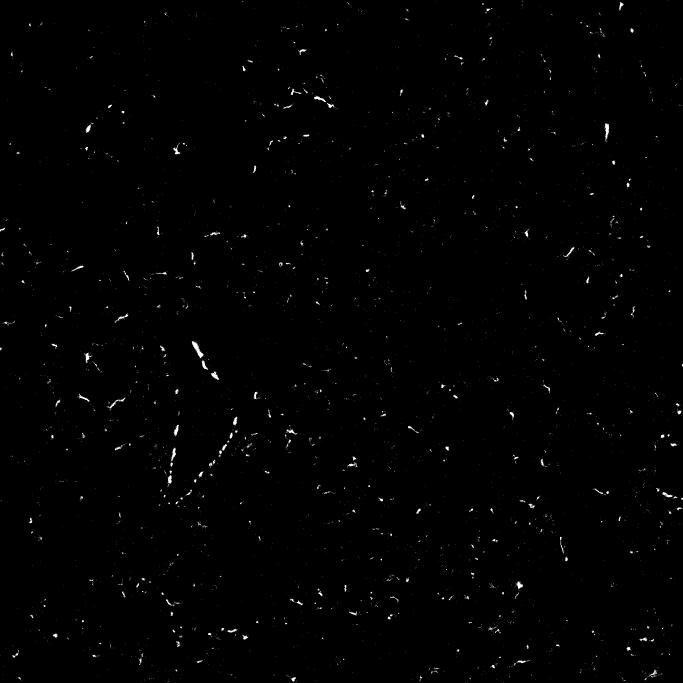
#> input picture data/MASK_Sk658 Llobe ch010017.jpg, 2048 x 2048 px, found by its file name (shown at 1/3 size)
$ jupyter execute --allow-errors Final_Module2_LakshyaRaman.ipynb
#> lines starting #> are read from the running program, lines starting #| are printed output that depends on the picture; after the words box and inside, x2 and y2 are one past the last pixel; in counts of white or black regions, pixels touching at a corner belong together
## Module_2: *Lung Fibrosis*

## Team Members:
*Molly Kessenich, Lakshya Raman*

## Project Title:
*Predicting Lung Fibrosis at Biopsy Depths*

## Project Goal:
This project aims to investigate the variation in fibrosis extent throughout the depth of a fibrotic lung and use interpolation to predict the amount of fibrosis at a specific depth into the lung. The goal is to develop an image analysis pipeline that predicts the extent of fibrosis in the lung at various biopsy depths from the top of the lung to create a lung biopsy device.*

## Disease Background:
* Prevalence & incidence
    * Prevalence:
        * Idiopathic Pulmonary Fibrosis (IPF) prevalence is higher in older individuals.
        * US estimates of prevalence = around 14 to 42.7 per 100,000 people.
        *  Prevalence is rising globally - some regions show higher rates
            * North America (24.0-29.8 per 100,000)
            * South Korea (4.51 per 10,000 or 45.1 per 100,000).
    * Incidence:
        * US estimates of annual incidence of IPF = between 6.8 and 16.3 per 100,000 people.
        * IPF incidence is increasing globally.

* Risk factors (genetic, lifestyle)
    * Genetic:
        * Family history of pulmonary fibrosis (PF) or interstitial lung diseases (ILDs)
        * MUC5B Gene = a specific genetic variant (rs35705950) in this gene is a risk factor linked to both familial and idiopathic PF
        * Mutations in genes that maintain telomeres (e.g., TERT, TERC, PARN, and RTEL1) can lead to the shortening of telomeres and increase the risk.
    * Lifestyle:
        * Smoking
        * Occupational dusts (metal, wood, silica, agricultural)
        * Air pollution
        * Inhaling substances such as environmental irritants like mold spores, bacteria, or animal proteins

* Symptoms
    * Lung scarring leads to difficulty breathing and shortness of breath
    * Dry, persistent hacking/barking cough: over the counter drugs do not help
    * Fatigue
    * Chest pain
    * Thickening/rounding of the fingertips or toes or clubbing.
    * Weight loss due to difficulty breathing and decreased appetite.
    * Cyanosis (a blueish tint to the skin/lips): the lungs cannot adequately oxygenate the blood.
    * Joint pain and muscle weakness

* Standard of care treatment(s)
    * Diagnosis (a combination of these tests is used)
        * Chest X-rays can provide imagery/insight on potential scar tissue buildup
        * CT Scan- a type of scan that can create 3D structures by merging multiple image angles, useful to determine the extent of lung damage
        * Echocardiogram- uses sound waves to assess the heart, can also provide insight on the pressure of arteries around the heart and to the lung
        * Lung function tests
            * Spirometry test- breathe out into a tube, measures max air capacity of lung
            * Lung volume test- measures air capacity of lung functionally (while breathing in and out)
            * Lung diffusion test- measures oxygen/carbon dioxide exchange between lungs and blood
            * Pulse oximetry- measures oxygen saturation in blood
            * Exercise stress test- heart and lung function are measured during states of activity
            * Arterial blood gas test- a sample of blood is measured for carbon dioxide and oxygen levels
        * Tissue Biopsy- removes a lung tissue sample between the ribs in a minimally invasive surgery and is definitive, tested for IPF
    * Treatment
        * medications to slow progression
            * pirfenidone (Esbriet)
                * inhibits the production of growth factors (Transforming Growth Factor-beta (TGF-beta) and Tumor Necrosis Factor-alpha (TNF-alpha)) and collagen
            * nintedanib (Ofev)
                * inhibits many growth factors: latelet-derived growth factor receptor (PDGFR), fibroblast growth factor receptor (FGFR), and vascular endothelial growth factor receptor (VEGFR)
        * Oxygen therapy to reduce shortness of breath
        * Pulmonary rehabilitation program to teach you to manage your disease
        * Lung Transplant for extreme cases

* Biological mechanisms (anatomy, organ physiology, cell & molecular physiology)
    * When the regulation between fibroblast proliferation and apoptosis is shifted toward less apoptosis or more fibroblast proliferation, there are more ECM producers.
    * When the balance/regulation between ECM turnover and deposition is shifted with less breakdown of ECM, there is more ECM (excess)
    * Altered mesenchymal cells and and alveolar epithelial cell injury --> accumulation of ECM and remodeling of lung architecture
        * More specifically, Altered lung mesenchymal cells and alveolar epithelial cell injury --> accumulation of ECM
    * 3 different processes
        * Cytokine specific Acute and chronic inflammation (de-emphasized)
            * TGF-β (Transforming Growth Factor Beta), IL-13, and PDGF (Platelet-Derived Growth Factor) increases fibroblast proliferation-> excess ECM
            * Macrophages and epithelial cells also release cytokines
        * Oxidative stress and signaling
            * constant epithelial injury leads to higher production of reactive oxygen species (ROS), which causes cell damage and activates TGF-β/Smad and MAPK pathways
            * oxidative stress is persisted as antioxidant defenses are impaired (leads to lower lung function)
        * coagulation proteinases and their tissue receptors
            * Protease-Activated Receptors (PARs) signal proteinases activating PAR-1 and PAR-2, linked with TGF-beta, leading to excess ECM accumulation
    * Organ physiology
        * Areas of dense fibrosis in the lungs lead to lower vessel density in these regions
        * Lung anatomy
            * 3 lobes in right (superior, middle, inferior) and 2 in left (superior and inferior)
            * alveoli is where oxygen difffuses in and carbon dioxide diffuses out
            * alveolar epitheluim made up of 2 pneumocytes: type 1(surface gas exchange) and type 2 (reduce surface tension and injury)
            * in IPF, repeated injury to alveolar epithelium leads to bad/abnormal wound healing
            * accumulation of fibroblats and myofibroblasts--> excessive collagen and ECM and an overall thickening of alveolar walls
            * Lungs stiffen and impair gas exchange, leading to the symptoms listed above.

## Data-Set:
*(Describe the data set(s) you will analyze. Cite the source(s) of the data. Describe how the data was collected -- What techniques were used? What units are the data measured in? Etc.)*
* The dataset consists of 78 black and white images (.jpg) collected at various depths within a fibrotic mouse lung. White in the images indicates a fibrotic lesion, whereas black indicates healthy lung tissue. The images were collected from mice lungs (sliced and immunostained for desmin signal) with a Bleomycin-induced Lung Injury Model.

## Data Analyis:
* We chose 6 images from the data set at varying depths (2 from lower depths, 2 from the middle range, and 2 at higher depths) to compare the extent of lung fibrosis at different tissue depths
* The code below extrapolates the depths of each 6 images, calculates the percentage (%) of white pixels (representing the extent of lung fibrosis, higher % = more fibrosis), and plots these extrapolated points in a plot of % white pixels vs. the depths for each image
* The code also then prompts the user to input a depth value, and using the input depth value using linear interpolation the point is plotted on a graph in red.
* We then used a linear regression on our data points to determine a line of best fit and calculate an R-squared value and slope to verify the relationship between lung fibrosis extent and depth of the tissue

[cell 1]
'''Module 2: count black and white pixels in a .jpg and extrapolate points'''
from termcolor import colored
import cv2
import numpy as np
import matplotlib.pyplot as plt
from scipy.interpolate import interp1d
import pandas as pd

# Load the images you want to analyze

filenames = [
    r"/Users/LuckyStrawb3rry016/Desktop/Comp BME/Project 2/MASK_Sk658 Llobe ch010017.jpg",
    r"/Users/LuckyStrawb3rry016/Desktop/Comp BME/Project 2/MASK_Sk658 Llobe ch010030.jpg",
    r"/Users/LuckyStrawb3rry016/Desktop/Comp BME/Project 2/MASK_SK658 Slobe ch010098.jpg",
    r"/Users/LuckyStrawb3rry016/Desktop/Comp BME/Project 2/MASK_SK658 Slobe ch010115.jpg",
    r"/Users/LuckyStrawb3rry016/Desktop/Comp BME/Project 2/MASK_SK658 Slobe ch010159.jpg",
    r"/Users/LuckyStrawb3rry016/Desktop/Comp BME/Project 2/MASK_Sk658 Llobe ch010174.jpg",
            ]

# Enter the depth of each image (in the same order that the images are listed above; you can find these in the .csv file provided to you which is tilted: "Filenames and Depths for Students")

depths = [
    45,
    200,
    10000,
    8800,
    860,
    3100
    ]

# Make the lists that will be used

images = []
white_counts = []
black_counts = []
white_percents = []

# Build the list of all the images you are analyzing

for filename in filenames:
    img = cv2.imread(filename, 0)
#> img is the input picture: shape (2048, 2048); min 0, max 255, mean 1.7
    images.append(img)

# For each image (until the end of the list of images), calculate the number of black and white pixels and make a list that contains this information for each filename.

for x in range(len(filenames)):
    _, binary = cv2.threshold(images[x], 127, 255, cv2.THRESH_BINARY)

    white = np.sum(binary == 255)
    black = np.sum(binary == 0)

    white_counts.append(white)
    black_counts.append(black)
#> this loop made 6 passes
#> pass 1, `_, binary = cv2.threshold(images[x], 127, 255, cv2.THRESH_BINARY)`:
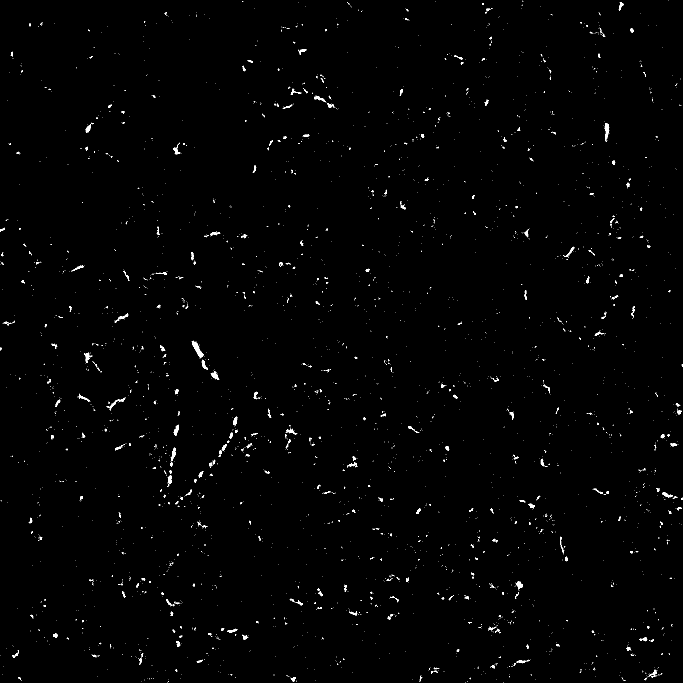
#> binary: shape (2048, 2048) (shown at 1/3 size); 0.66% white; 3753 white regions (3443 under 20 px), largest, box (x1, y1, x2, y2) and area: (575, 1023, 611, 1075) 612, (1814, 370, 1828, 424) 398, (632, 1114, 658, 1140) 280
#> pass 2, `_, binary = cv2.threshold(images[x], 127, 255, cv2.THRESH_BINARY)`:
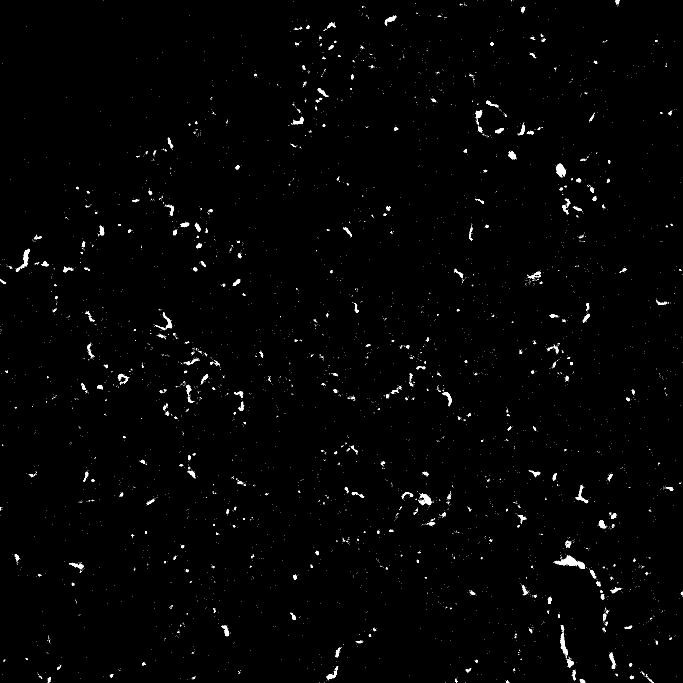
#> binary: shape (2048, 2048) (shown at 1/3 size); 0.9% white; 4489 white regions (4171 under 20 px), largest, box (x1, y1, x2, y2) and area: (1663, 1666, 1755, 1707) 1393, (1668, 491, 1698, 533) 739, (48, 746, 90, 816) 680
#> pass 3, `_, binary = cv2.threshold(images[x], 127, 255, cv2.THRESH_BINARY)`:
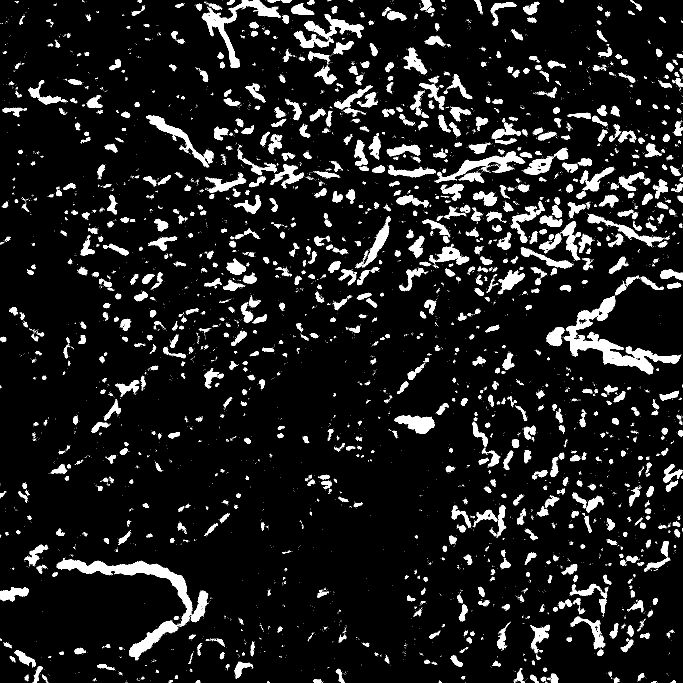
#> binary: shape (2048, 2048) (shown at 1/3 size); 9.1% white; 7686 white regions (6592 under 20 px), largest, box (x1, y1, x2, y2) and area: (1692, 889, 2043, 1123) 17678, (169, 1678, 577, 1877) 13072, (605, 0, 843, 204) 8115

# Print the number of white and black pixels in each image.

print(colored("Counts of pixel by color in each image", "yellow"))
for x in range(len(filenames)):
    print(colored(f"White pixels in image {x}: {white_counts[x]}", "white"))
    print(colored(f"Black pixels in image {x}: {black_counts[x]}", "black"))
    print()

# Calculate the percentage of pixels in each image that are white and make a list that contains these percentages for each filenamae

for x in range(len(filenames)):
    white_percent = (100 * (white_counts[x] / (black_counts[x] + white_counts[x])))
    white_percents.append(white_percent)

# Print the filename (on one line in red font), and below that line print the percent white pixels and depth

print(colored("Percent white px:", "yellow"))
for x in range(len(filenames)):
    print(colored(f'{filenames[x]}:',"red"))
    print(f'{white_percents[x]}% White | Depth: {depths[x]} microns')
    print()

'''Write your data to a .csv file'''

# Create a DataFrame that includes the filenames, depths, and percentage of white pixels
df = pd.DataFrame({
    'Filenames': filenames,
    'Depths': depths,
    'White percents': white_percents
})

# Write that DataFrame to a .csv file

df.to_csv('Percent_White_Pixels.csv', index=False)

print("CSV file 'Percent_White_Pixels.csv' has been created.")

'''the .csv writing subroutine ends here'''

# Interpolate a point: given a depth, find the corresponding white pixel percentage

interpolate_depth = float(input(colored("Enter the depth at which you want to interpolate a point: ", "yellow")))
#> the answer given: 3

x = depths
y = white_percents

i = interp1d(x, y, kind='linear')  # You can also use 'quadratic', 'cubic', etc.
#> (the rest of this cell did not finish here and is left out)

To validate our results and ensure a linear fit showed strong correlation with the data, we performed a linear regression with our linear fit. Our R^2 value of our linear regression was 0.77, indicating there is a strong correlation between depth of image and percentage of white pixels assessing with a linear relationship.

[cell 2]
'''Module 2 Verification and Validation: Linear Regression Analysis'''

from sklearn.linear_model import LinearRegression
from sklearn.metrics import r2_score
import numpy as np

# Convert lists to numpy arrays and reshape for sklearn
x = np.array(depths).reshape(-1, 1)
y = np.array(white_percents)

# Create and fit the linear regression model
model = LinearRegression()
model.fit(x, y)

# Predict y values based on the fitted line
y_pred = model.predict(x)

# Calculate the R-squared value
r2 = r2_score(y, y_pred)

# Print regression equation and R-squares
print(colored("Linear Regression Verification", "yellow"))
print(f"Equation: y = {model.coef_[0]:.4f}x + {model.intercept_: .4f}")
print(f"R² value: {r2:.4f}")

# Plot the data with regression line
plt.figure()
plt.scatter(x, y, color='blue', label='Observed Data')
plt.plot(x, y_pred, color='red', label=f'Linear Fit (R²={r2:.2f})')
plt.title('Depth vs % White Pixels (Fibrosis)')
plt.xlabel('Depth (microns)')
plt.ylabel('% White Pixels (Fibrosis)')
plt.legend()
plt.grid(True)
plt.show()
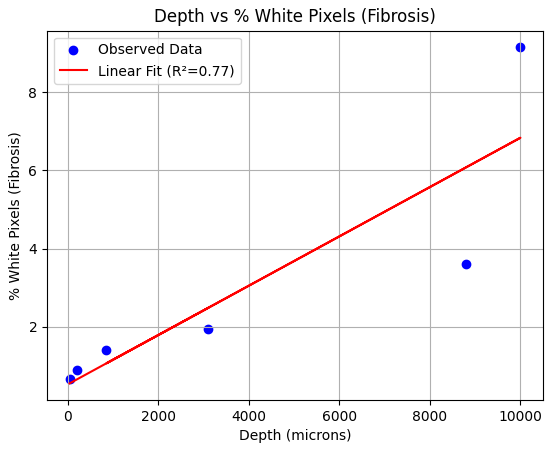
#> figure drawn by matplotlib, 1 panel

# Interpretation section
if model.coef_[0] > 0:
    trend = "increases"
else:
    trend = "decreases"

print(colored(f"Interpretation: The regression slope is {model.coef_[0]:.4f}, indicating that fibrosis (% white pixels) {trend} with depth. The R^2 value of 0.77 indicates there is a strong correlation between depth and percent of white pixels with a linear fit, so the relationship between depth and percent of white pixels is likely linear.", "green"))
